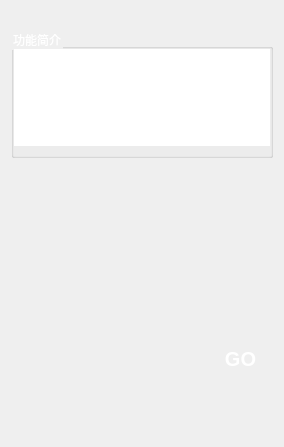
             <widget class="QWidget" name="page_5">
              <layout class="QVBoxLayout" name="verticalLayout_17" stretch="0,3,3,3,0">
               <item>
                <spacer name="verticalSpacer_18">
                 <property name="orientation">
                  <enum>Qt::Vertical</enum>
                 </property>
                 <property name="sizeHint" stdset="0">
                  <size>
                   <width>20</width>
                   <height>18</height>
                  </size>
                 </property>
                </spacer>
               </item>
               <item>
                <widget class="QGroupBox" name="groupBox_10">
                 <property name="styleSheet">
                  <string notr="true">#groupBox_10{
	
	color: rgb(255, 255, 255);
}</string>
                 </property>
                 <property name="title">
                  <string>功能简介</string>
                 </property>
                 <layout class="QHBoxLayout" name="horizontalLayout_26">
                  <property name="leftMargin">
                   <number>0</number>
                  </property>
                  <property name="topMargin">
                   <number>0</number>
                  </property>
                  <property name="rightMargin">
                   <number>0</number>
                  </property>
                  <item>
                   <widget class="QTextBrowser" name="textBrowser_4">
                    <property name="styleSheet">
                     <string notr="true">border-style: solid;
border-width: 0px;
border-radius: 0px;
color: rgb(255, 255, 255);</string>
                    </property>
                    <property name="html">
                     <string>&lt;!DOCTYPE HTML PUBLIC &quot;-//W3C//DTD HTML 4.0//EN&quot; &quot;http://www.w3.org/TR/REC-html40/strict.dtd&quot;&gt;
&lt;html&gt;&lt;head&gt;&lt;meta name=&quot;qrichtext&quot; content=&quot;1&quot; /&gt;&lt;style type=&quot;text/css&quot;&gt;
p, li { white-space: pre-wrap; }
&lt;/style&gt;&lt;/head&gt;&lt;body style=&quot; font-family:'SimSun'; font-size:9pt; font-weight:400; font-style:normal;&quot;&gt;
&lt;p style=&quot; margin-top:0px; margin-bottom:0px; margin-left:0px; margin-right:0px; -qt-block-indent:0; text-indent:0px;&quot;&gt;&lt;span style=&quot; font-size:14pt;&quot;&gt;读取csv、excel文件，可视化其中的类别、预测结果等信息数据，并作出修改，导出文件&lt;/span&gt;&lt;/p&gt;&lt;/body&gt;&lt;/html&gt;</string>
                    </property>
                   </widget>
                  </item>
                 </layout>
                </widget>
               </item>
               <item>
                <spacer name="verticalSpacer_17">
                 <property name="orientation">
                  <enum>Qt::Vertical</enum>
                 </property>
                 <property name="sizeHint" stdset="0">
                  <size>
                   <width>20</width>
                   <height>132</height>
                  </size>
                 </property>
                </spacer>
               </item>
               <item>
                <layout class="QHBoxLayout" name="horizontalLayout_38" stretch="3,1">
                 <item>
                  <spacer name="horizontalSpacer_54">
                   <property name="orientation">
                    <enum>Qt::Horizontal</enum>
                   </property>
                   <property name="sizeHint" stdset="0">
                    <size>
                     <width>208</width>
                     <height>20</height>
                    </size>
                   </property>
                  </spacer>
                 </item>
                 <item>
                  <widget class="QPushButton" name="pushButton_32">
                   <property name="sizePolicy">
                    <sizepolicy hsizetype="Minimum" vsizetype="Preferred">
                     <horstretch>0</horstretch>
                     <verstretch>0</verstretch>
                    </sizepolicy>
                   </property>
                   <property name="styleSheet">
                    <string notr="true">QPushButton{font-family: &quot;Microsoft YaHei&quot;;
font-size: 20px;
font-weight: bold;
color:white;
text-align: center center;
padding-left: 5px;
padding-right: 5px;
padding-top: 4px;
padding-bottom: 4px;
border-style: solid;
border-width: 0px;
border-color: rgba(255, 255, 255, 255);
border-radius: 3px;
background-color: rgba(200, 200, 200,0);}

QPushButton:focus{outline: none;}

QPushButton::pressed{font-family: &quot;Microsoft YaHei&quot;;
                     font-size: 14px;
                     font-weight: bold;
                     color:rgb(200,200,200);
                     text-align: center center;
                     padding-left: 5px;
                     padding-right: 5px;
                     padding-top: 4px;
                     padding-bottom: 4px;
                     border-style: solid;
                     border-width: 0px;
                     border-color: rgba(255, 255, 255, 255);
                     border-radius: 3px;
                     background-color:  #bf513b;}

QPushButton::disabled{font-family: &quot;Microsoft YaHei&quot;;
                     font-size: 14px;
                     font-weight: bold;
                     color:rgb(200,200,200);
                     text-align: center center;
                     padding-left: 5px;
                     padding-right: 5px;
                     padding-top: 4px;
                     padding-bottom: 4px;
                     border-style: solid;
                     border-width: 0px;
                     border-color: rgba(255, 255, 255, 255);
                     border-radius: 3px;
                     background-color:  #bf513b;}
QPushButton::hover {
border-style: solid;
border-width: 0px;
border-radius: 0px;
background-color: rgba(48,148,243,80);}</string>
                   </property>
                   <property name="text">
                    <string>GO</string>
                   </property>
                  </widget>
                 </item>
                </layout>
               </item>
               <item>
                <spacer name="verticalSpacer_19">
                 <property name="orientation">
                  <enum>Qt::Vertical</enum>
                 </property>
                 <property name="sizeHint" stdset="0">
                  <size>
                   <width>20</width>
                   <height>13</height>
                  </size>
                 </property>
                </spacer>
               </item>
              </layout>
             </widget>
